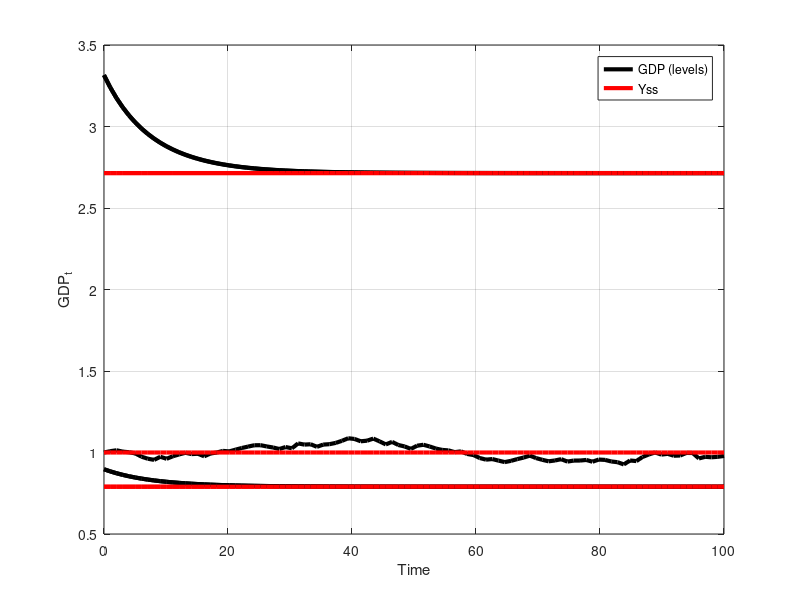

This figure's MATLAB source:
clear;
% Neoclassical Model 
% Deterministic Model:
m =1; % number of pre - determined variables
n =1; % number of forward - looking variables
% values for calibration
barR       = 1.07;
ItoYratio  = 21/100;
RKtoYratio = 1-60/100;
ybar       = 1;
% Calibration
ssigma  = 1     ;
bbeta   = 1/barR;
ttheta  = RKtoYratio;
ddelta  = (1-barR)/(1-ttheta/ItoYratio);
Abar    = ((barR-1+ddelta)/ttheta)^(ttheta)*ybar^((1-ttheta));
% Steady State
Kss     = (Abar*ttheta/(barR-1+ddelta))^(1/(1-ttheta));
Yss     =  Abar*Kss^ttheta;
Iss     =  ddelta*Kss;
Css     =  Yss -Iss;
Rss     =  barR;
% Define matrices
% c_t+1 = [ M11    M12    ] [ c_t k_t]
% k_t+1 = [ M21    M22    ] [ c_t k_t]
M22= Abar*ttheta*Kss^(ttheta-1)+(1-ddelta); 
M21= -Css/Kss;
M12= bbeta*ttheta*Abar*Kss^(ttheta-1)*((ttheta-1)*M22);
M11= 1+bbeta*ttheta*Abar*Kss^(ttheta-1)*(ttheta-1)*M21;
% Diagonalize
M=[M11,M12; M21,M22];
[Gamma , Lambda ]= eig ( M );
Lambda = diag ( Lambda );
[ unused, order ]= sort ( abs ( Lambda) ,'ascend'); % sort eigenvalues in ascending order
Lambda = diag ( Lambda ( order )); % reorder J and make diagonal again
Gamma= Gamma(: , order ); % reorder eigenvectors

% check number of eigenvalues outside unit circle equal to n
if ( sum ( abs ( diag ( Lambda )) >1)~= n )
 return;
end

% partition matrices
Gammainv = inv ( Gamma );
G11 = Gammainv (1: m ,1: n );
G12 = Gammainv (1: m , n +1: m + n );
G21 = Gammainv ( m+1: m +n ,1: n );
G22 = Gammainv ( m+1: m +n , n +1: m + n );
Lambda1 = Lambda (1: m ,1: m );
Lambda2 = Lambda ( m +1: m +n , m +1: m + n );
% State Variables solution
% E x_t+1 = H*x_t
H=inv(-G11*inv(G21)*G22+G12)*Lambda1*(-G11*inv(G21)*G22+G12);
% Jump Variables: Policy function
THETA=-inv(G21)*G22;
% Simulation
T =100; % number of periods
x1 = zeros (n , T);
x2 = zeros (m , T );
x2(1,1)=0.2;
for i =1:1:T
x2 (: , i +1)= H * x2 (: , i );
x1 (: , i ) =  THETA * x2 (: , i );
end
% plot evolution of capital
plot(linspace(0,T,T+1),Kss*exp(x2),'LineWidth',3,'Color','k')
grid on
xlabel('Time')
ylabel('K_t')
hold on
plot(linspace(0,T,T+1),Kss*exp(x2)*0+Kss,'LineWidth',3,'Color','r')
legend('Capital','Kss')

% plot evolution of consumption
plot(linspace(0,T,T),Css*exp(x1),'LineWidth',3,'Color','k')
grid on
xlabel('Time')
ylabel('K_t')
hold on
plot(linspace(0,T,T),Css*exp(x1)*0+Css,'LineWidth',3,'Color','r')
legend('Consumption','Css')

%% Avoiding numerical error
A12=M11*THETA+M12;
A22=M21*THETA+M22;
A=[zeros(n,size(A12,2)),A12;zeros(m,size(A22,2)),A22];
T =100; % number of periods
x2v(1,1)=0.2;
x1v(1,1)=THETA*x2v(:,1);
X=zeros(T,m+n);
X(1,:)=[x1v,x2v];
for i =2:1:T
X(i,:)=(A*X(i-1,:)')';
end
% plot evolution of capital
plot(linspace(0,T,T),Kss*exp(X(:,2)),'LineWidth',3,'Color','k')
grid on
xlabel('Time')
ylabel('K_t')
hold on
plot(linspace(0,T,T),Kss*exp(X(:,2))*0+Kss,'LineWidth',3,'Color','r')
legend('Capital','Kss')

% plot evolution of consumption
plot(linspace(0,T,T),Css*exp(X(:,1)),'LineWidth',3,'Color','k')
grid on
xlabel('Time')
ylabel('C_t')
hold on
plot(linspace(0,T,T),Css*exp(x1)*0+Css,'LineWidth',3,'Color','r')
legend('Consumption','Css')

%% Stochastic Model
rrho=0.9;
M31=0;
M32=0;
M33=rrho;
M23= Abar*Kss^(ttheta-1) ;
M13= bbeta*Abar*Kss^(ttheta-1)*(M33+(ttheta-1)*M23);
M=[M11,M12,M13; M21, M22, M23; 0,0,M33];
m =2; % number of pre - determined variables
n =1; % number of forward - looking variables
[Gamma , Lambda ]= eig ( M );
Lambda = diag ( Lambda );
[ unused, order ]= sort ( abs ( Lambda) ,'ascend'); % sort eigenvalues in ascending order
Lambda = diag ( Lambda ( order )); % reorder J and make diagonal again
Gamma= Gamma(: , order ); % reorder eigenvectors

% check number of eigenvalues outside unit circle equal to n
if ( sum ( abs ( diag ( Lambda )) >1)~= n )
 return;
end

% partition matrices
Gammainv = inv ( Gamma );
G11 = Gammainv (1: m ,1: n );
G12 = Gammainv (1: m , n +1: m + n );
G21 = Gammainv ( m+1: m +n ,1: n );
G22 = Gammainv ( m+1: m +n , n +1: m + n );
Lambda1 = Lambda (1: m ,1: m );
Lambda2 = Lambda ( m +1: m +n , m +1: m + n );
% State Variables solution
% E x_t+1 = H*x_t
H=inv(-G11*inv(G21)*G22+G12)*Lambda1*(-G11*inv(G21)*G22+G12);
% Jump Variables: Policy function
THETA=-inv(G21)*G22;
% Simulation
T =20; % number of periods
Mtilde11=M11;
Mtilde12=[M12,M13];
Mtilde21=[M21;M31];
Mtilde22=[M22,M23;M32,M33];
A12=Mtilde11*THETA+Mtilde12;
A22=Mtilde21*THETA+Mtilde22;
A=[zeros(n,size(n,n)),A12;zeros(m,n),A22];
T =100; % number of periods
x2v(1,1)=0;
x2v(1,2)=0;
x1v(1,1)=THETA*x2v(1,:)';
X=zeros(T,m+n);
error=normrnd(0,0.01,[T,1]);
X(1,:)=[x1v,x2v];
for i =2:1:T
X(i,:)=(A*X(i-1,:)'+[0,0,error(i)]')';
end
GDP=Yss*exp((X(:,2)*ttheta+X(:,3)));
plot(linspace(0,T,T),GDP,'LineWidth',3,'Color','k')
grid on
xlabel('Time')
ylabel('GDP_t')
hold on
plot(linspace(0,T,T),GDP*0+Yss,'LineWidth',3,'Color','r')
legend('GDP (levels)','Yss')
